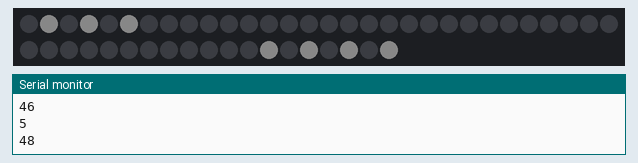
The sketch below on a simulated Arduino Uno, built with avr-gcc and run on an emulated ATmega328P. Shown: 49 RGB LEDs in strip order, left to right, continuing on the next row, the last lines printed to the serial monitor. Dim RGB values are drawn brighter than linear.

Above: at 0.1 s.
At 2.6 s:
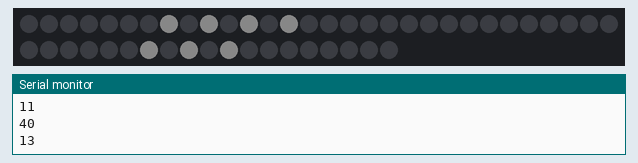
At 5.1 s:
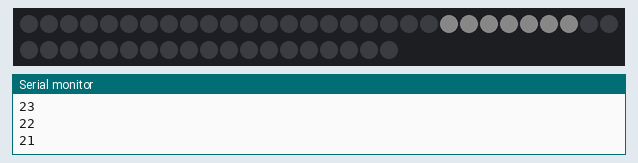
At 10.6 s:
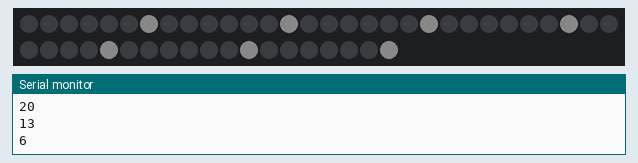
At 27.7 s:
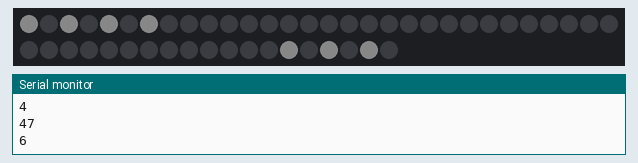
At 38.7 s:
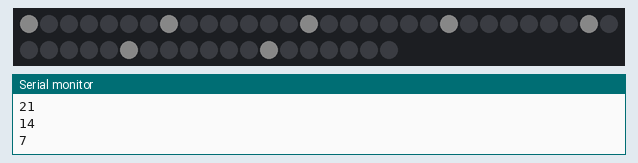

Measured:
- what the display in image 1 shows lasts 0.5 s, from 2.5 s to 3.0 s
- what the display in image 3 shows lasts 1.0 s, from 10.6 s to 11.6 s

The sketch:

Matthew_Tom_crisscross.ino
```cpp
#include <Adafruit_NeoPixel.h>
#ifdef __AVR__
#include <avr/power.h> // Required for 16 MHz Adafruit Trinket
#endif

#define LED_PIN    6

// How many NeoPixels are attached to the Arduino?
#define LED_COUNT 49

Adafruit_NeoPixel strip(LED_COUNT, LED_PIN, NEO_GRB + NEO_KHZ800); // declares strip
void setup() {
  // put your setup code here, to run once:
  Serial.begin(9600);
  #if defined(_AVR_ATtiny85_) && (F_CPU == 16000000)
  clock_prescale_set(clock_div_1);
  #endif

  strip.begin();
  strip.show();
  strip.setBrightness(50);

}

void transition_RowToCol(uint32_t color, int wait) {
  int row[7][7] = {
    {42,1,44,3,46,5,48},
    {35,8,37,10,39,12,41},
    {28,15,30,17,32,19,34},
    {21,22,23,24,25,26,27},
    {14,29,16,31,18,33,20},
    {7,36,9,38,11,40,13},
    {0,43,2,45,4,47,6}
   };
  int col[7][7] = {
    {0,7,14,21,28,35,42},
    {1,8,15,22,29,36,43},
    {2,9,16,23,30,37,44},
    {3,10,17,24,31,38,45},
    {4,11,18,25,32,39,46},
    {5,12,19,26,33,40,47},
    {6,13,20,27,34,41,48}
  };

  //row escalation
  for( int i = 0; i < 7; i++) {
    for( int j = 0; j < 7; j++) {
      strip.setPixelColor(row[i][j], color);
      Serial.println(row[i][j]);
    }
    strip.show();
    delay(wait);
    strip.clear();
  }
  //row de-escalation
  for( int i = 6; i >= 0; i--) {
    for( int j = 6; j >= 0; j--) {
      strip.setPixelColor(row[i][j], color);
      Serial.println(row[i][j]);
    }
    strip.show();
    delay(wait);
    strip.clear();
  }
  delay(wait);

  //col escalation
  for( int i = 0; i < 7; i++) { //version 2.0
    for( int j = 6; j >= 0; j--) {
      strip.setPixelColor(col[i][j], color);
      Serial.println(col[i][j]);
    }
    strip.show();
    delay(wait);
    strip.clear();
  }
  //col de-escalation
  for( int i = 6; i >= 0; i--) {
    for( int j = 6; j >= 0; j--) { //version 2.0
      strip.setPixelColor(col[i][j], color);
      Serial.println(col[i][j]);
    }
    strip.show();
    delay(wait);
    strip.clear();
  }


}

void loop() {
  // put your main code here, to run repeatedly:
  transition_RowToCol(strip.Color(50,50,50), 500); //new color
  delay(10000);
}
```
